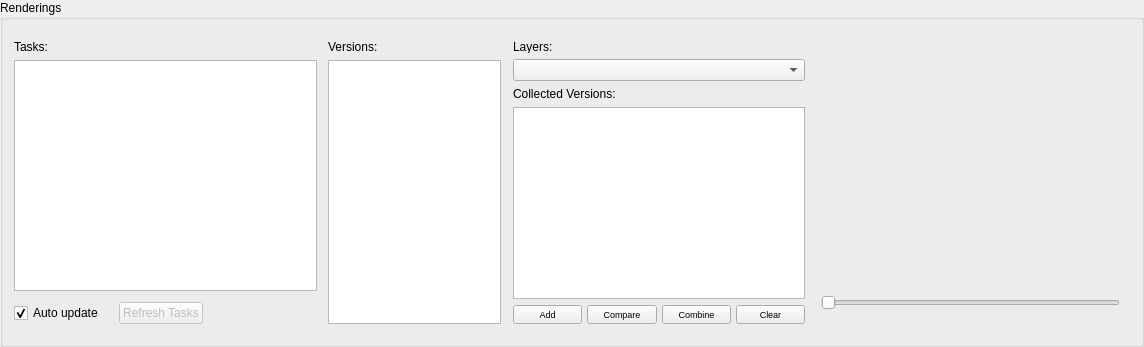
         <widget class="QGroupBox" name="gb_renderings">
          <property name="sizePolicy">
           <sizepolicy hsizetype="Preferred" vsizetype="Preferred">
            <horstretch>0</horstretch>
            <verstretch>0</verstretch>
           </sizepolicy>
          </property>
          <property name="title">
           <string>Renderings</string>
          </property>
          <layout class="QHBoxLayout" name="horizontalLayout_5">
           <item>
            <widget class="QWidget" name="widget_5" native="true">
             <property name="sizePolicy">
              <sizepolicy hsizetype="Preferred" vsizetype="Preferred">
               <horstretch>10</horstretch>
               <verstretch>0</verstretch>
              </sizepolicy>
             </property>
             <layout class="QVBoxLayout" name="verticalLayout_8">
              <property name="leftMargin">
               <number>0</number>
              </property>
              <property name="rightMargin">
               <number>0</number>
              </property>
              <item>
               <widget class="QLabel" name="l_task">
                <property name="text">
                 <string>Tasks:</string>
                </property>
               </widget>
              </item>
              <item>
               <widget class="QListWidget" name="lw_task">
                <property name="contextMenuPolicy">
                 <enum>Qt::CustomContextMenu</enum>
                </property>
                <property name="selectionMode">
                 <enum>QAbstractItemView::ExtendedSelection</enum>
                </property>
               </widget>
              </item>
              <item>
               <widget class="QWidget" name="widget" native="true">
                <layout class="QHBoxLayout" name="horizontalLayout_10">
                 <property name="spacing">
                  <number>15</number>
                 </property>
                 <property name="leftMargin">
                  <number>0</number>
                 </property>
                 <property name="topMargin">
                  <number>5</number>
                 </property>
                 <property name="rightMargin">
                  <number>0</number>
                 </property>
                 <property name="bottomMargin">
                  <number>0</number>
                 </property>
                 <item>
                  <widget class="QCheckBox" name="chb_autoUpdate">
                   <property name="text">
                    <string>Auto update</string>
                   </property>
                   <property name="checked">
                    <bool>true</bool>
                   </property>
                  </widget>
                 </item>
                 <item>
                  <widget class="QPushButton" name="b_refresh">
                   <property name="enabled">
                    <bool>false</bool>
                   </property>
                   <property name="focusPolicy">
                    <enum>Qt::NoFocus</enum>
                   </property>
                   <property name="text">
                    <string>Refresh Tasks</string>
                   </property>
                  </widget>
                 </item>
                 <item>
                  <spacer name="horizontalSpacer_3">
                   <property name="orientation">
                    <enum>Qt::Horizontal</enum>
                   </property>
                   <property name="sizeHint" stdset="0">
                    <size>
                     <width>40</width>
                     <height>20</height>
                    </size>
                   </property>
                  </spacer>
                 </item>
                </layout>
               </widget>
              </item>
             </layout>
            </widget>
           </item>
           <item>
            <widget class="QWidget" name="widget_2" native="true">
             <property name="sizePolicy">
              <sizepolicy hsizetype="Preferred" vsizetype="Preferred">
               <horstretch>6</horstretch>
               <verstretch>0</verstretch>
              </sizepolicy>
             </property>
             <layout class="QVBoxLayout" name="verticalLayout_11">
              <property name="leftMargin">
               <number>5</number>
              </property>
              <property name="rightMargin">
               <number>5</number>
              </property>
              <item>
               <widget class="QLabel" name="l_version">
                <property name="text">
                 <string>Versions:</string>
                </property>
               </widget>
              </item>
              <item>
               <widget class="QListWidget" name="lw_version">
                <property name="maximumSize">
                 <size>
                  <width>16777215</width>
                  <height>9999</height>
                 </size>
                </property>
                <property name="contextMenuPolicy">
                 <enum>Qt::CustomContextMenu</enum>
                </property>
                <property name="selectionMode">
                 <enum>QAbstractItemView::ExtendedSelection</enum>
                </property>
               </widget>
              </item>
             </layout>
            </widget>
           </item>
           <item>
            <widget class="QWidget" name="verticalWidget_2" native="true">
             <property name="sizePolicy">
              <sizepolicy hsizetype="Preferred" vsizetype="Preferred">
               <horstretch>10</horstretch>
               <verstretch>0</verstretch>
              </sizepolicy>
             </property>
             <layout class="QVBoxLayout" name="verticalLayout_15">
              <property name="leftMargin">
               <number>1</number>
              </property>
              <property name="topMargin">
               <number>9</number>
              </property>
              <property name="rightMargin">
               <number>10</number>
              </property>
              <property name="bottomMargin">
               <number>9</number>
              </property>
              <item>
               <widget class="QLabel" name="l_layer">
                <property name="sizePolicy">
                 <sizepolicy hsizetype="Fixed" vsizetype="Fixed">
                  <horstretch>0</horstretch>
                  <verstretch>0</verstretch>
                 </sizepolicy>
                </property>
                <property name="maximumSize">
                 <size>
                  <width>16777215</width>
                  <height>13</height>
                 </size>
                </property>
                <property name="text">
                 <string>Layers:</string>
                </property>
               </widget>
              </item>
              <item>
               <widget class="QComboBox" name="cb_layer"/>
              </item>
              <item>
               <widget class="QLabel" name="l_compare">
                <property name="sizePolicy">
                 <sizepolicy hsizetype="Fixed" vsizetype="Fixed">
                  <horstretch>0</horstretch>
                  <verstretch>0</verstretch>
                 </sizepolicy>
                </property>
                <property name="maximumSize">
                 <size>
                  <width>16777215</width>
                  <height>16</height>
                 </size>
                </property>
                <property name="text">
                 <string>Collected Versions:</string>
                </property>
               </widget>
              </item>
              <item>
               <widget class="QListWidget" name="lw_compare">
                <property name="maximumSize">
                 <size>
                  <width>16777215</width>
                  <height>16777215</height>
                 </size>
                </property>
                <property name="contextMenuPolicy">
                 <enum>Qt::CustomContextMenu</enum>
                </property>
                <property name="selectionMode">
                 <enum>QAbstractItemView::ExtendedSelection</enum>
                </property>
               </widget>
              </item>
              <item>
               <widget class="QWidget" name="w_rvButtons" native="true">
                <layout class="QHBoxLayout" name="horizontalLayout_11">
                 <property name="spacing">
                  <number>5</number>
                 </property>
                 <property name="leftMargin">
                  <number>0</number>
                 </property>
                 <property name="topMargin">
                  <number>0</number>
                 </property>
                 <property name="rightMargin">
                  <number>0</number>
                 </property>
                 <property name="bottomMargin">
                  <number>0</number>
                 </property>
                 <item>
                  <widget class="QPushButton" name="b_addRV">
                   <property name="sizePolicy">
                    <sizepolicy hsizetype="Ignored" vsizetype="Fixed">
                     <horstretch>0</horstretch>
                     <verstretch>0</verstretch>
                    </sizepolicy>
                   </property>
                   <property name="maximumSize">
                    <size>
                     <width>16777215</width>
                     <height>16777215</height>
                    </size>
                   </property>
                   <property name="font">
                    <font>
                     <pointsize>7</pointsize>
                    </font>
                   </property>
                   <property name="focusPolicy">
                    <enum>Qt::NoFocus</enum>
                   </property>
                   <property name="contextMenuPolicy">
                    <enum>Qt::CustomContextMenu</enum>
                   </property>
                   <property name="text">
                    <string>Add</string>
                   </property>
                   <property name="checkable">
                    <bool>false</bool>
                   </property>
                  </widget>
                 </item>
                 <item>
                  <widget class="QPushButton" name="b_compareRV">
                   <property name="sizePolicy">
                    <sizepolicy hsizetype="Ignored" vsizetype="Fixed">
                     <horstretch>0</horstretch>
                     <verstretch>0</verstretch>
                    </sizepolicy>
                   </property>
                   <property name="maximumSize">
                    <size>
                     <width>16777215</width>
                     <height>16777215</height>
                    </size>
                   </property>
                   <property name="font">
                    <font>
                     <pointsize>7</pointsize>
                    </font>
                   </property>
                   <property name="focusPolicy">
                    <enum>Qt::NoFocus</enum>
                   </property>
                   <property name="contextMenuPolicy">
                    <enum>Qt::CustomContextMenu</enum>
                   </property>
                   <property name="text">
                    <string>Compare</string>
                   </property>
                   <property name="checkable">
                    <bool>false</bool>
                   </property>
                  </widget>
                 </item>
                 <item>
                  <widget class="QPushButton" name="b_combineVersions">
                   <property name="sizePolicy">
                    <sizepolicy hsizetype="Ignored" vsizetype="Fixed">
                     <horstretch>0</horstretch>
                     <verstretch>0</verstretch>
                    </sizepolicy>
                   </property>
                   <property name="maximumSize">
                    <size>
                     <width>16777215</width>
                     <height>16777215</height>
                    </size>
                   </property>
                   <property name="font">
                    <font>
                     <pointsize>7</pointsize>
                    </font>
                   </property>
                   <property name="focusPolicy">
                    <enum>Qt::NoFocus</enum>
                   </property>
                   <property name="contextMenuPolicy">
                    <enum>Qt::CustomContextMenu</enum>
                   </property>
                   <property name="text">
                    <string>Combine</string>
                   </property>
                   <property name="checkable">
                    <bool>false</bool>
                   </property>
                  </widget>
                 </item>
                 <item>
                  <widget class="QPushButton" name="b_clearRV">
                   <property name="sizePolicy">
                    <sizepolicy hsizetype="Ignored" vsizetype="Fixed">
                     <horstretch>0</horstretch>
                     <verstretch>0</verstretch>
                    </sizepolicy>
                   </property>
                   <property name="maximumSize">
                    <size>
                     <width>16777215</width>
                     <height>16777215</height>
                    </size>
                   </property>
                   <property name="font">
                    <font>
                     <pointsize>7</pointsize>
                    </font>
                   </property>
                   <property name="focusPolicy">
                    <enum>Qt::NoFocus</enum>
                   </property>
                   <property name="contextMenuPolicy">
                    <enum>Qt::CustomContextMenu</enum>
                   </property>
                   <property name="text">
                    <string>Clear</string>
                   </property>
                   <property name="checkable">
                    <bool>false</bool>
                   </property>
                  </widget>
                 </item>
                </layout>
               </widget>
              </item>
             </layout>
            </widget>
           </item>
           <item>
            <widget class="QWidget" name="widget_7" native="true">
             <property name="sizePolicy">
              <sizepolicy hsizetype="Fixed" vsizetype="Preferred">
               <horstretch>0</horstretch>
               <verstretch>0</verstretch>
              </sizepolicy>
             </property>
             <property name="minimumSize">
              <size>
               <width>309</width>
               <height>0</height>
              </size>
             </property>
             <property name="maximumSize">
              <size>
               <width>309</width>
               <height>16777215</height>
              </size>
             </property>
             <layout class="QVBoxLayout" name="verticalLayout_12">
              <property name="leftMargin">
               <number>0</number>
              </property>
              <item>
               <widget class="QWidget" name="w_info" native="true">
                <property name="maximumSize">
                 <size>
                  <width>16777215</width>
                  <height>35</height>
                 </size>
                </property>
                <layout class="QVBoxLayout" name="verticalLayout_20">
                 <property name="spacing">
                  <number>0</number>
                 </property>
                 <property name="leftMargin">
                  <number>0</number>
                 </property>
                 <property name="topMargin">
                  <number>0</number>
                 </property>
                 <property name="rightMargin">
                  <number>0</number>
                 </property>
                 <property name="bottomMargin">
                  <number>0</number>
                 </property>
                 <item>
                  <widget class="QLabel" name="l_info">
                   <property name="maximumSize">
                    <size>
                     <width>16777215</width>
                     <height>13</height>
                    </size>
                   </property>
                   <property name="text">
                    <string/>
                   </property>
                  </widget>
                 </item>
                 <item>
                  <spacer name="verticalSpacer">
                   <property name="orientation">
                    <enum>Qt::Vertical</enum>
                   </property>
                   <property name="sizeHint" stdset="0">
                    <size>
                     <width>20</width>
                     <height>40</height>
                    </size>
                   </property>
                  </spacer>
                 </item>
                 <item>
                  <widget class="QLabel" name="l_date">
                   <property name="maximumSize">
                    <size>
                     <width>16777215</width>
                     <height>13</height>
                    </size>
                   </property>
                   <property name="text">
                    <string/>
                   </property>
                  </widget>
                 </item>
                </layout>
               </widget>
              </item>
              <item>
               <widget class="QLabel" name="l_preview">
                <property name="sizePolicy">
                 <sizepolicy hsizetype="Fixed" vsizetype="Fixed">
                  <horstretch>0</horstretch>
                  <verstretch>0</verstretch>
                 </sizepolicy>
                </property>
                <property name="minimumSize">
                 <size>
                  <width>300</width>
                  <height>169</height>
                 </size>
                </property>
                <property name="contextMenuPolicy">
                 <enum>Qt::CustomContextMenu</enum>
                </property>
                <property name="text">
                 <string/>
                </property>
                <property name="alignment">
                 <set>Qt::AlignCenter</set>
                </property>
               </widget>
              </item>
              <item>
               <widget class="QSlider" name="sl_preview">
                <property name="sizePolicy">
                 <sizepolicy hsizetype="Fixed" vsizetype="Fixed">
                  <horstretch>0</horstretch>
                  <verstretch>0</verstretch>
                 </sizepolicy>
                </property>
                <property name="minimumSize">
                 <size>
                  <width>299</width>
                  <height>0</height>
                 </size>
                </property>
                <property name="orientation">
                 <enum>Qt::Horizontal</enum>
                </property>
               </widget>
              </item>
             </layout>
            </widget>
           </item>
          </layout>
         </widget>
